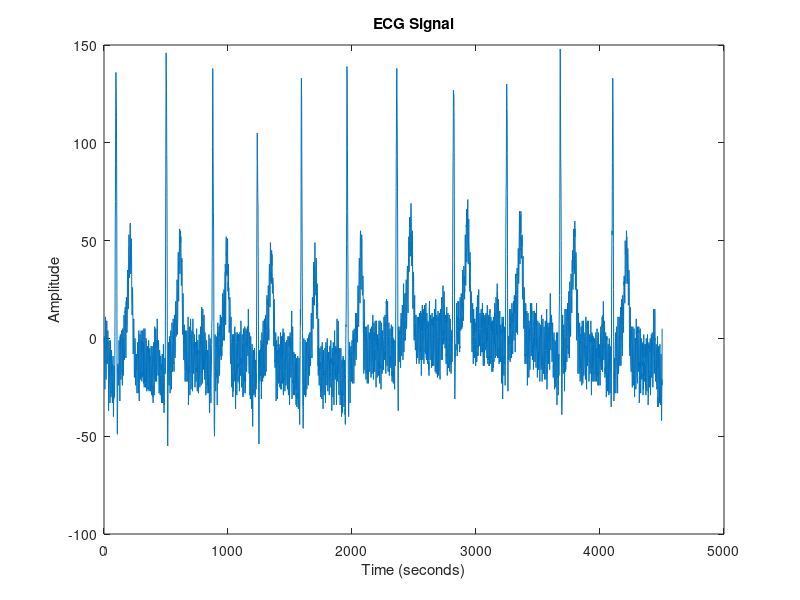
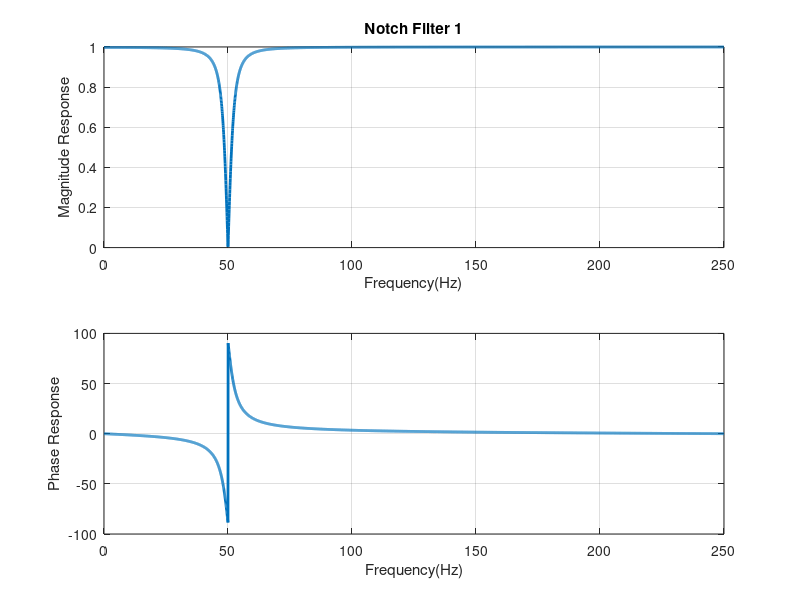
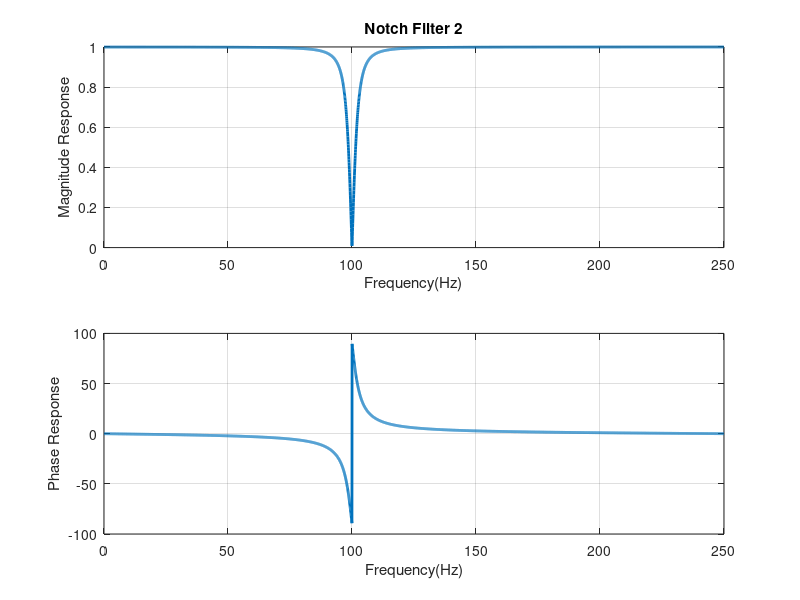
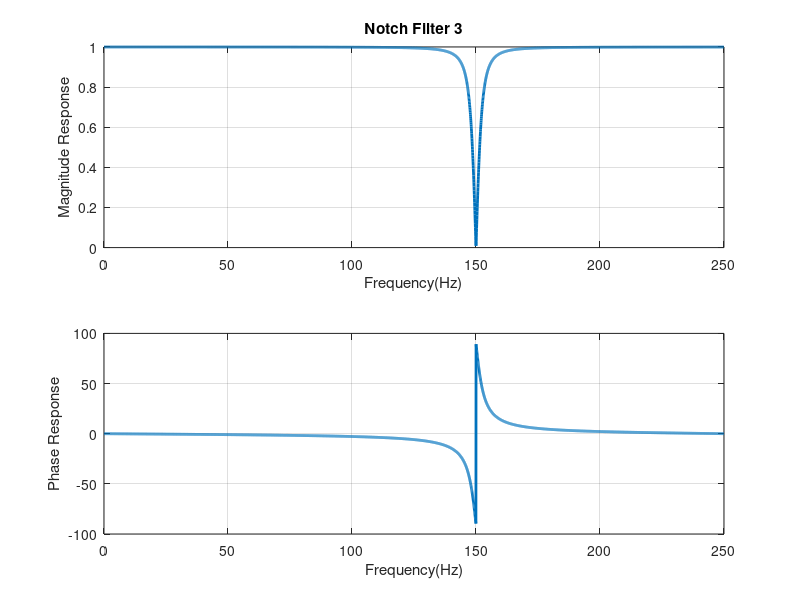

Write the MATLAB code that produced these figures, in order. (Note: this script raises an error after producing the figures.)
clear all;
close all;
clc;

x = load('combine.mat');
w = x.val(1, 500:5000);
t = linspace(0,20,4501);

figure(1)
plot(w);
title('ECG Signal');
xlabel('Time (seconds)');
ylabel('Amplitude');

%50 Hz eliminator
Fs = 500;                   % Sampling frequency
bw =5;                      % bandwidth

%Zero-calculation
Fr1 =50;
theta1 = 2*pi*(Fr1/Fs);
z1 = exp(1j*theta1); z2 = exp(-1j*theta1);

%Pole-calculation
Fp = 50;                    % passband frequency
thetap = 2*pi*(Fp/Fs); r = 1-(bw/Fs)*pi;
p1 = r*exp(1j*thetap); p2 = r*exp(-1j*thetap);

%Numerator vector & denominator vector
num0 = poly([z1, z2]);
den0 = poly([p1, p2]);
[h0, f] = freqz(num0, den0, 4501, Fs);

figure(2);
subplot(211); 
plot(f, abs(h0)/max(abs(h0)), 'linewidth', 2);
grid on; 
title('Notch Filter 1');
xlabel('Frequency(Hz)');
ylabel('Magnitude Response');
subplot(212); 
plot(f, angle(h0)*180/pi, 'linewidth', 2);
grid on;
xlabel('Frequency(Hz)');
ylabel('Phase Response');

%100 hz eliminator
Fs = 500;            % Sampling frequency
Ts1 = 1/Fs;
bw =5;               % bandwidth

%Zero-calculation
Fr1 =100;
theta1 = 2*pi*(Fr1/Fs);
z1 = exp(1j*theta1); z2 = exp(-1j*theta1);

%Pole-calculation
Fp = 100;                                     % passband frequency
thetap = 2*pi*(Fp/Fs); r = 1-(bw/Fs)*pi;
p1 = r*exp(1j*thetap); p2 = r*exp(-1j*thetap);

%Numerator vector & denominator vector
num1 = poly([z1, z2]);
den1 = poly([p1, p2]);
[h1, f] = freqz(num1, den1, 4501, Fs);

figure(3); 
subplot(211); 
plot(f, abs(h1)/max(abs(h1)), 'linewidth', 2);
grid on; 
title('Notch Filter 2');
xlabel('Frequency(Hz)');
ylabel('Magnitude Response');
subplot(212); 
plot(f, angle(h1)*180/pi, 'linewidth', 2); 
grid on;
xlabel('Frequency(Hz)'); 
ylabel('Phase Response');

%150 hz eliminator
Fs = 500;          % Sampling frequency
Ts1 = 1/Fs;
bw =5;             % bandwidth

%Zero-calculation
Fr1 =150;
theta1 = 2*pi*(Fr1/Fs);
z1 = exp(1j*theta1); 
z2 = exp(-1j*theta1);

%Pole-calculation
Fp = 150;              % passband frequency
thetap = 2*pi*(Fp/Fs); 
r = 1-(bw/Fs)*pi;
p1 = r*exp(1j*thetap); 
p2 = r*exp(-1j*thetap);

%Numerator vector & denominator vector
num2 = poly([z1, z2]);
den2 = poly([p1, p2]);
[h2, f] = freqz(num2, den2, 4501, Fs);

figure(4); 
subplot(211);
plot(f, abs(h2)/max(abs(h2)), 'linewidth', 2);
grid on; 
title('Notch Filter 3');
xlabel('Frequency(Hz)');
ylabel('Magnitude Response');
subplot(212);
plot(f, angle(h2)*180/pi, 'linewidth', 2); 
grid on;
xlabel('Frequency(Hz)'); 
ylabel('Phase Response');

%Cascading
NUM1 = conv(num0, num1);
NUM = conv(NUM1, num2);

DEN1 = conv(den0, den1);
DEN = conv(DEN1, den2);

o = filter(NUM, DEN, w);

figure(5)
H = h0.*h1.*h2;
plot(f,H);
title('Cascaded Notch Filters');
xlabel('Frequency(Hz)'); 
ylabel('Magnitude Response');

figure(6)
plot(t, o);
title('Stage-1 Filtered Signal');
xlabel('Time'); 
ylabel('Magnitude');

%BAND PASS FILTER
fs = 500;

ecg_signal = o;

passband = [0.25 40];      % Passband frequencies in Hz
desired_attenuation = 60;  % Stopband attenuation in dB
beta = 5;                  % Kaiser window parameter, adjust as needed

%Design the filter
nyquist_freq = fs / 2;
normalized_passband = passband / nyquist_freq;

%Calculate the filter order using the Kaiser formula
delta_f = diff(normalized_passband);
A = -20*log10(10^(-desired_attenuation/20));
fir_order = ceil((A - 8) / (2.285*delta_f));

%Ensure the filter order is even for type 1 FIR filter
if rem(fir_order, 2) ~= 0
    fir_order = fir_order + 1;
end

%Generate the Kaiser window
kaiser_window = kaiser(fir_order+1, beta);

%Design the bandpass filter using the window method
n = -(fir_order/2):(fir_order/2);
h = (2 * passband(2) / fs) * sinc(2 * passband(2) * n / fs); % Ideal impulse response
h = h .* kaiser_window';                                     % Apply the Kaiser window

%Apply the filter to the ECG signal
filtered_ecg = conv(ecg_signal, h, 'same');

%Plot original and filtered signals
figure(7);
subplot(2,1,1);
plot(t, ecg_signal);
title('Original ECG Signal');
xlabel('Time (seconds)');
ylabel('Amplitude');

subplot(2,1,2);
plot(t, filtered_ecg);
title('Filtered ECG Signal');
xlabel('Time (seconds)');
ylabel('Amplitude');

%Frequency Plotting
freq = -fs/2: fs/4501: (fs/2)-(fs/4501);
figure(8);
subplot(2,1,1);
plot(freq, abs(fftshift(fft(ecg_signal))));
title('Original ECG Signal');
xlabel('Frequency');
ylabel('Amplitude');
xlim([0,50]);
subplot(2,1,2);
plot(freq, abs(fftshift(fft(filtered_ecg))));
title('Filtered ECG Signal');
xlabel('Frequency');
ylabel('Amplitude');
xlim([0,50]);
sgtitle('Frequency Analysis')

%% For another value of row that is 30
x = load('combine.mat');
w = x.val(30, 500:5000);
t = linspace(0,20,4501);

figure(9)
plot(w);
title('ECG Signal');
xlabel('Time (seconds)');
ylabel('Amplitude');

%50 Hz eliminator
Fs = 500;  % Sampling frequency
bw =5;     % bandwidth

%Zero-calculation
Fr1 =50;
theta1 = 2*pi*(Fr1/Fs);
z1 = exp(1j*theta1); z2 = exp(-1j*theta1);

%Pole-calculation
Fp = 50;                                      % passband frequency
thetap = 2*pi*(Fp/Fs); r = 1-(bw/Fs)*pi;
p1 = r*exp(1j*thetap); p2 = r*exp(-1j*thetap);

%Numerator vector & denominator vector
num0 = poly([z1, z2]);
den0 = poly([p1, p2]);
[h0, f] = freqz(num0, den0, 4501, Fs);

%100 hz eliminator
Fs = 500;       % Sampling frequency
Ts1 = 1/Fs;
bw =5;          % bandwidth

%Zero-calculation
Fr1 =100;
theta1 = 2*pi*(Fr1/Fs);
z1 = exp(1j*theta1); z2 = exp(-1j*theta1);

%Pole-calculation
Fp = 100;                                     % passband frequency
thetap = 2*pi*(Fp/Fs); r = 1-(bw/Fs)*pi;
p1 = r*exp(1j*thetap); p2 = r*exp(-1j*thetap);

%Numerator vector & denominator vector
num1 = poly([z1, z2]);
den1 = poly([p1, p2]);
[h1, f] = freqz(num1, den1, 4501, Fs);

%150 hz eliminator
Fs = 500;          % Sampling frequency
Ts1 = 1/Fs;
bw =5;             % bandwidth

%Zero-calculation
Fr1 =150;
theta1 = 2*pi*(Fr1/Fs);
z1 = exp(1j*theta1); z2 = exp(-1j*theta1);

%Pole-calculation
Fp = 150;                                     % passband frequency
thetap = 2*pi*(Fp/Fs); r = 1-(bw/Fs)*pi;
p1 = r*exp(1j*thetap); p2 = r*exp(-1j*thetap);

%Numerator vector & denominator vector
num2 = poly([z1, z2]);
den2 = poly([p1, p2]);
[h2, f] = freqz(num2, den2, 4501, Fs);

%Cascading
NUM1 = conv(num0, num1);
NUM = conv(NUM1, num2);

DEN1 = conv(den0, den1);
DEN = conv(DEN1, den2);

o = filter(NUM, DEN, w);

figure(10)
plot(t, o);
title('Stage-1 Filtered Signal');
xlabel('Time'); 
ylabel('Magnitude');

%BAND PASS FILTER
fs = 500;
ecg_signal = o;

passband = [0.25 40];      % Passband frequencies in Hz
stopband = [0 0.2 45 250]; % Stopband frequencies in Hz
desired_attenuation = 60;  % Stopband attenuation in dB
transition_width = 0.2;    % Transition width in Hz
beta = 5;                  % Kaiser window parameter, adjust as needed

%Design the filter
nyquist_freq = fs / 2;
normalized_passband = passband / nyquist_freq;
normalized_stopband = stopband / nyquist_freq;

%Calculate the filter order using the Kaiser formula
delta_f = diff(normalized_passband);
A = -20*log10(10^(-desired_attenuation/20));
fir_order = ceil((A - 8) / (2.285*delta_f));

%Ensure the filter order is even for type 1 FIR filter
if rem(fir_order, 2) ~= 0
    fir_order = fir_order + 1;
end

%Generate the Kaiser window
kaiser_window = kaiser(fir_order+1, beta);

%Design the bandpass filter using the window method
n = -(fir_order/2):(fir_order/2);
h = (2 * passband(2) / fs) * sinc(2 * passband(2) * n / fs); % Ideal impulse response
h = h .* kaiser_window'; % Apply the Kaiser window

%Apply the filter to the ECG signal
filtered_ecg = conv(ecg_signal, h, 'same');

%Plot original and filtered signals
figure(11);
subplot(2,1,1);
plot(t, ecg_signal);
title('Original ECG Signal');
xlabel('Time (seconds)');
ylabel('Amplitude');

subplot(2,1,2);
plot(t, filtered_ecg);
title('Filtered ECG Signal');
xlabel('Time (seconds)');
ylabel('Amplitude');

%Frequency Plotting
freq = -fs/2: fs/4501: (fs/2)-(fs/4501);
figure(12);
subplot(2,1,1);
plot(freq, abs(fftshift(fft(ecg_signal))));
title('Original ECG Signal');
xlabel('Frequency');
ylabel('Amplitude');
xlim([0,50]);
subplot(2,1,2);
plot(freq, abs(fftshift(fft(filtered_ecg))));
title('Filtered ECG Signal');
xlabel('Frequency');
ylabel('Amplitude');
xlim([0,50]);
sgtitle('Frequency Analysis')